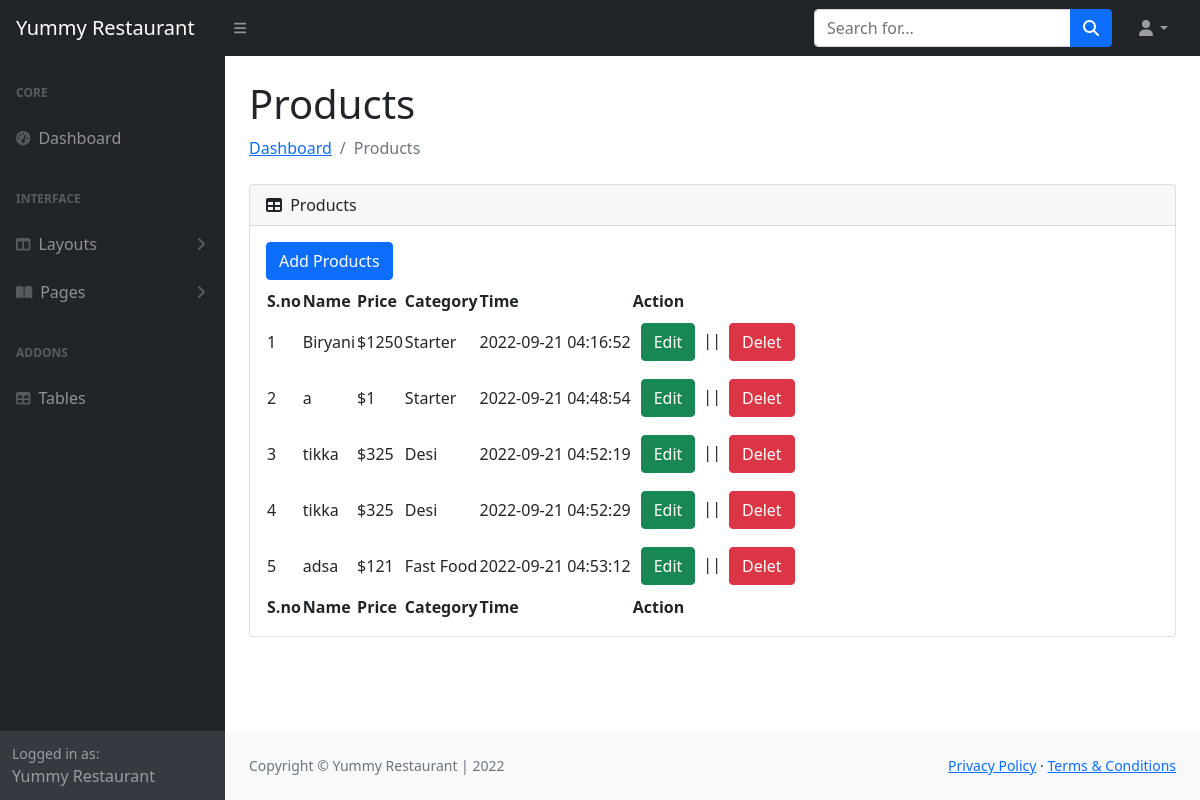
The app's page /admin_panel/php/products.php (signed in), older data.
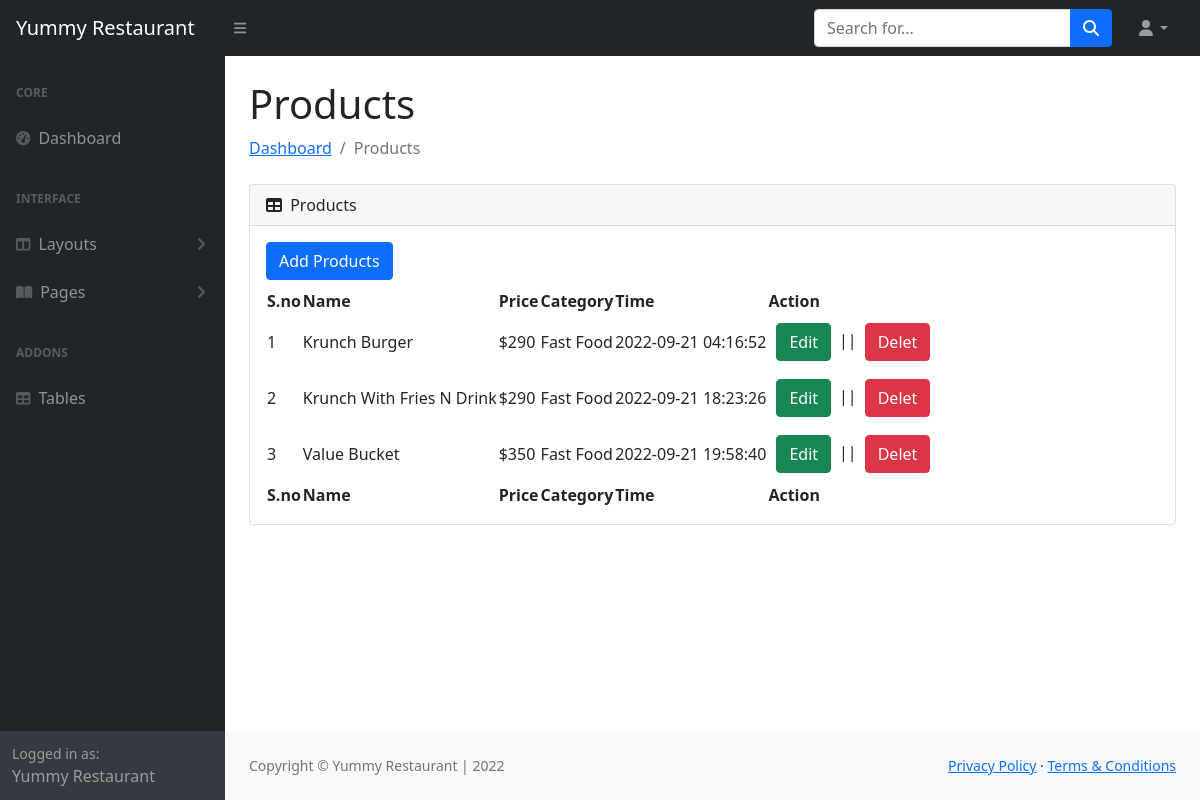
The same page, newer data.
### tables this page shows
CREATE TABLE `products` (
  `id` int(11) NOT NULL,
  `name` varchar(50) NOT NULL,
  `path` text NOT NULL,
  `price` int(25) NOT NULL,
  `cat_id` int(20) NOT NULL,
  `time` datetime NOT NULL DEFAULT current_timestamp()
);

CREATE TABLE `category` (
  `id` int(11) NOT NULL,
  `cat_name` varchar(50) NOT NULL,
  `time` datetime NOT NULL DEFAULT current_timestamp()
);

### admin_panel/php/products.php (the view, shortened to what this page needs)
<!DOCTYPE html>
<html lang="en">
<head>
    <link href="https://cdn.jsdelivr.net/npm/simple-datatables@latest/dist/style.css" rel="stylesheet" />
    <link href="../css/styles.css" rel="stylesheet" />
</head>
<body class="sb-nav-fixed">
    <nav class="sb-topnav navbar navbar-expand navbar-dark bg-dark">
        <a class="navbar-brand ps-3" href="../index.php">Yummy Restaurant</a>
        <button class="btn btn-link btn-sm order-1 order-lg-0 me-4 me-lg-0" id="sidebarToggle" href="#!"><i
                class="fas fa-bars"></i></button>
        <form class="d-none d-md-inline-block form-inline ms-auto me-0 me-md-3 my-2 my-md-0">
            <div class="input-group">
                <input class="form-control" type="text" placeholder="Search for..." aria-label="Search for..."
                    aria-describedby="btnNavbarSearch" />
                <button class="btn btn-primary" id="btnNavbarSearch" type="button"><i
                        class="fas fa-search"></i></button>
            </div>
        </form>
        <ul class="navbar-nav ms-auto ms-md-0 me-3 me-lg-4">
            <li class="nav-item dropdown">
                <a class="nav-link dropdown-toggle" id="navbarDropdown" href="#" role="button" data-bs-toggle="dropdown"
                    aria-expanded="false"><i class="fas fa-user fa-fw"></i></a>
            </li>
        </ul>
    </nav>
    <div id="layoutSidenav">
        <div id="layoutSidenav_nav">
            <nav class="sb-sidenav accordion sb-sidenav-dark" id="sidenavAccordion">
                <div class="sb-sidenav-menu">
                    <div class="nav">
                        <div class="sb-sidenav-menu-heading">Core</div>
                        <a class="nav-link" href="../index.php">
                            <div class="sb-nav-link-icon"><i class="fas fa-tachometer-alt"></i></div>
                            Dashboard
                        </a>
                        <div class="sb-sidenav-menu-heading">Interface</div>
                        <a class="nav-link collapsed" href="#" data-bs-toggle="collapse"
                            data-bs-target="#collapseLayouts" aria-expanded="false" aria-controls="collapseLayouts">
                            <div class="sb-nav-link-icon"><i class="fas fa-columns"></i></div>
                            Layouts
                            <div class="sb-sidenav-collapse-arrow"><i class="fas fa-angle-down"></i></div>
                        </a>
                        <a class="nav-link collapsed" href="#" data-bs-toggle="collapse" data-bs-target="#collapsePages"
                            aria-expanded="false" aria-controls="collapsePages">
                            <div class="sb-nav-link-icon"><i class="fas fa-book-open"></i></div>
                            Pages
                            <div class="sb-sidenav-collapse-arrow"><i class="fas fa-angle-down"></i></div>
                        </a>
                        <div class="sb-sidenav-menu-heading">Addons</div>
                        <a class="nav-link" href="../tables.php">
                            <div class="sb-nav-link-icon"><i class="fas fa-table"></i></div>
                            Tables
                        </a>
                    </div>
                </div>
                <div class="sb-sidenav-footer">
                    <div class="small">Logged in as:</div>
                    Yummy Restaurant
                </div>
            </nav>
        </div>
        <div id="layoutSidenav_content">
            <main>
                <div class="container-fluid px-4">
                    <h1 class="mt-4">Products</h1>
                    <ol class="breadcrumb mb-4">
                        <li class="breadcrumb-item"><a href="../index.php">Dashboard</a></li>
                        <li class="breadcrumb-item active">Products</li>
                    </ol>
                    <div class="card mb-4">
                        <div class="card-header">
                            <i class="fas fa-table me-1"></i>
                            Products
                        </div>
                        <div class="card-body">
                            <button class="mb-2 btn btn-primary" data-bs-toggle="modal" data-bs-target="#addModal">Add
                                Products</button>
                            <table id="datatablesSimple">
                                <thead>
                                    <tr>
                                        <th>S.no</th>
                                        <th>Name</th>
                                        <th>Price</th>
                                        <th>Category</th>
                                        <th>Time</th>
                                        <th>Action</th>
                                    </tr>
                                </thead>
                                <tfoot>
                                    <tr>
                                        <th>S.no</th>
                                        <th>Name</th>
                                        <th>Price</th>
                                        <th>Category</th>
                                        <th>Time</th>
                                        <th>Action</th>
                                    </tr>
                                </tfoot>
                                <tbody>
                                    <?php
                                        include "database.php";
                                        $sql = "SELECT * FROM `products`;";
                                        $result = mysqli_query($conn,$sql);
                                        $count = 1;
                                        while($data = mysqli_fetch_assoc($result)){
                                            $id = $data['cat_id'];
                                            $c_sql = "SELECT * FROM `category` WHERE id= $id;";
                                            $c_result = mysqli_query($conn,$c_sql);
                                            $row = mysqli_fetch_assoc($c_result);
                                            echo '<tr>
                                            <td>'.$count.'</td>
                                            <td>' . $data['name'] .'</td>
                                            <td>$' . $data['price'] .'</td>
                                            <td>' . $row['cat_name'] .'</td>
                                            <td>' . $data['time'] .'</td>
                                            ';
                                            echo " <td><span><button data-id=".$data['id']." class='btn btn-success my-2 mx-2 edit_btn' data-bs-toggle='modal' data-bs-target='#editModal'>Edit</button>||<a href='?delet=".$data['id']."' class='mx-2 btn btn-danger ' >Delet</a></span></td>
                                            </tr>";
                                          $count = $count +1;
                                        }
                                    ?>
                                </tbody>
                            </table>
                        </div>
                    </div>
                </div>
            </main>
            <footer class="py-4 bg-light mt-auto">
                <div class="container-fluid px-4">
                    <div class="d-flex align-items-center justify-content-between small">
                        <div class="text-muted">Copyright &copy; Yummy Restaurant | 2022</div>
                        <div>
                            <a href="#">Privacy Policy</a>
                            &middot;
                            <a href="#">Terms &amp; Conditions</a>
                        </div>
                    </div>
                </div>
            </footer>
        </div>
    </div>
</body>
</html>

Row changes from the older to the newer data that the page shows:
removed products: name "a", price "1", category.cat_name "Starter", time "2022-09-21 04:48:54"
removed products: name "tikka", price "325", category.cat_name "Desi", time "2022-09-21 04:52:19"
removed products: name "tikka", price "325", category.cat_name "Desi", time "2022-09-21 04:52:29"
removed products: name "adsa", price "121", category.cat_name "Fast Food", time "2022-09-21 04:53:12"
changed products: name "Biryani" → "Krunch Burger"; price "1250" → "290"; category.cat_name "Starter" → "Fast Food"
added products: name "Krunch With Fries N Drink", price "290", category.cat_name "Fast Food", time "2022-09-21 18:23:26"
added products: name "Value Bucket", price "350", category.cat_name "Fast Food", time "2022-09-21 19:58:40"
